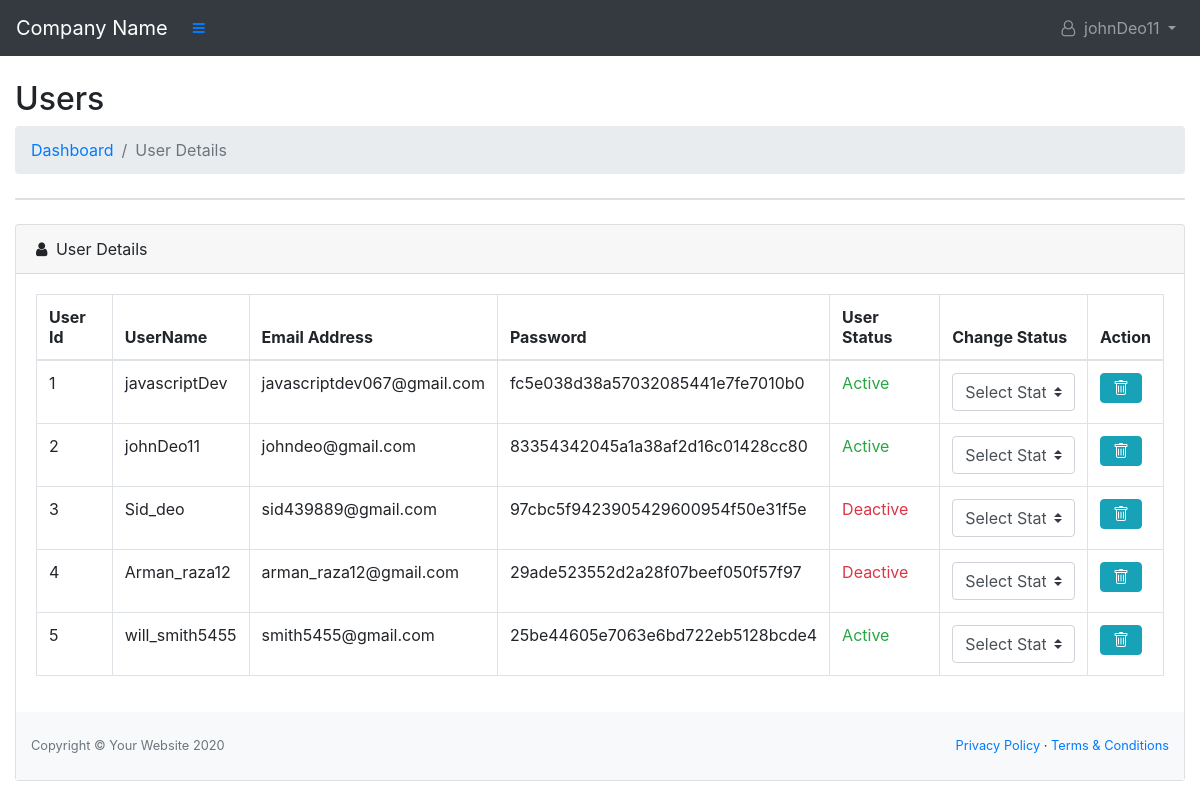
The page /welcome.php (signed in) on the database its author committed.
### tables this page shows
CREATE TABLE `tbl_users` (
  `user_id` int(11) NOT NULL,
  `username` varchar(255) NOT NULL,
  `email` varchar(255) NOT NULL,
  `password` varchar(255) NOT NULL,
  `confirm_password` varchar(255) NOT NULL,
  `token` varchar(255) NOT NULL,
  `status` int(11) NOT NULL
);

### users_table.php (the view, shortened to what this page needs)
<?php
include "cdn.php";
?>
<div id="layoutSidenav_content">
      <main>
                    <div class="container-fluid">
                        <h2 class="mt-4">Users</h2>
                        <ol class="breadcrumb mb-4">
                            <li class="breadcrumb-item"><a href="index.html">Dashboard</a></li>
                            <li class="breadcrumb-item active">User Details</li>
                        </ol>
                        <div class="card mb-4">
                        </div>
                        <div class="card mb-4">
                            <div class="card-header">
                                <i class="fa fa-user mr-1"></i>
                                User Details
                            </div>
                                <div class="card-body">
                                <div class="table-responsive">
                                  <table class="table table-bordered" width="100%" cellspacing="0">
                                        <thead>
                                            <tr>
                                                <th>User Id</th>
                                                <th>UserName</th>
                                                <th>Email Address</th>
                                                <th>Password</th>
                                                <th>User Status</th>
                                                <th>Change Status</th>
                                                <th>Action</th>
                                            </tr>
                                        </thead>
<?php
global $connection;
$query = "SELECT * FROM `tbl_users`";
$result = mysqli_query($connection, $query) or die(mysqli_error($connection));
while ($row = mysqli_fetch_array($result)) {
	?>
   <tr>
    <td><?php echo $row['user_id']; ?></td>
    <td><?php echo $row['username']; ?></td>
    <td><?php echo $row['email']; ?></td>
    <td><?php echo $row['password']; ?></td>
    <td><?php
if ($row['status'] == 1) {
		echo "<p class='text-success' id=str" . $row['user_id'] . ">Active</p>";
	} else {
		echo "<p class='text-danger' id=str" . $row['user_id'] . ">Deactive</p>";
	}
	?>
    </td>
    <td>
<select class="custom-select"   onchange="userStatus(this.value, <?php echo ($row['user_id']) ?>)">
    <option value="">Select Status</option>
</select>
      </td>
    <td><?php echo "<a href='delete.php?delete={$row['user_id']}'>
          <button type='submit' class='btn btn-info' id='remove'>
            <svg width='1em' height='1em' viewBox='0 0 16 16' class='bi bi-trash' fill='currentColor' xmlns='http://www.w3.org/2000/svg'>
              <path d='M5.5 5.5A.5.5 0 0 1 6 6v6a.5.5 0 0 1-1 0V6a.5.5 0 0 1 .5-.5zm2.5 0a.5.5 0 0 1 .5.5v6a.5.5 0 0 1-1 0V6a.5.5 0 0 1 .5-.5zm3 .5a.5.5 0 0 0-1 0v6a.5.5 0 0 0 1 0V6z'/>
              <path fill-rule='evenodd' d='M14.5 3a1 1 0 0 1-1 1H13v9a2 2 0 0 1-2 2H5a2 2 0 0 1-2-2V4h-.5a1 1 0 0 1-1-1V2a1 1 0 0 1 1-1H6a1 1 0 0 1 1-1h2a1 1 0 0 1 1 1h3.5a1 1 0 0 1 1 1v1zM4.118 4L4 4.059V13a1 1 0 0 0 1 1h6a1 1 0 0 0 1-1V4.059L11.882 4H4.118zM2.5 3V2h11v1h-11z'/>
            </svg>
          </button>
        </a>" ?></td>
  <?php
}
?>
</table>
</div>
</div>
     <footer class="py-4 bg-light mt-auto">
        <div class="container-fluid">
            <div class="d-flex align-items-center justify-content-between small">
                <div class="text-muted">Copyright &copy; Your Website 2020</div>
                <div>
                    <a href="#">Privacy Policy</a>
                    &middot;
                    <a href="#">Terms &amp; Conditions</a>
                </div>
            </div>
        </div>
    </footer>
     </div>
</div>
    </main>
</div>

### rows shown on the page
tbl_users: user_id "1", username "javascriptDev", email "javascriptdev067@gmail.com", password "fc5e038d38a57032085441e7fe7010b0"
tbl_users: user_id "2", username "johnDeo11", email "johndeo@gmail.com", password "83354342045a1a38af2d16c01428cc80"
tbl_users: user_id "3", username "Sid_deo", email "sid439889@gmail.com", password "97cbc5f9423905429600954f50e31f5e"
tbl_users: user_id "4", username "Arman_raza12", email "arman_raza12@gmail.com", password "29ade523552d2a28f07beef050f57f97"
tbl_users: user_id "5", username "will_smith5455", email "smith5455@gmail.com", password "25be44605e7063e6bd722eb5128bcde4"

### other values the page prints
$_SESSION['userName'] "johnDeo11"
